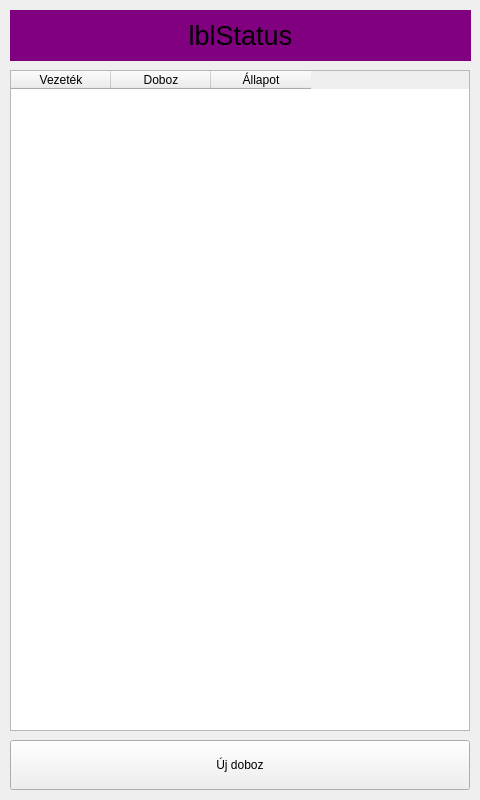
<?xml version="1.0" encoding="UTF-8"?>
<ui version="4.0">
 <class>MainWindow</class>
 <widget class="QMainWindow" name="MainWindow">
  <property name="geometry">
   <rect>
    <x>0</x>
    <y>0</y>
    <width>480</width>
    <height>800</height>
   </rect>
  </property>
  <property name="windowTitle">
   <string>MainWindow</string>
  </property>
  <widget class="QWidget" name="centralwidget">
   <widget class="QTableWidget" name="tableWidget">
    <property name="geometry">
     <rect>
      <x>10</x>
      <y>70</y>
      <width>460</width>
      <height>661</height>
     </rect>
    </property>
    <column>
     <property name="text">
      <string>Vezeték</string>
     </property>
    </column>
    <column>
     <property name="text">
      <string>Doboz</string>
     </property>
    </column>
    <column>
     <property name="text">
      <string>Állapot</string>
     </property>
    </column>
   </widget>
   <widget class="QLabel" name="lblStatus">
    <property name="geometry">
     <rect>
      <x>10</x>
      <y>10</y>
      <width>461</width>
      <height>51</height>
     </rect>
    </property>
    <property name="font">
     <font>
      <pointsize>20</pointsize>mit javí
     </font>
    </property>
    <property name="layoutDirection">
     <enum>LeftToRight</enum>
    </property>
    <property name="styleSheet">
     <string notr="true">background-color: purple;</string>
    </property>
    <property name="text">
     <string>lblStatus</string>
    </property>
    <property name="alignment">
     <set>AlignCenter</set>
    </property>
   </widget>
   <widget class="QPushButton" name="btnNewBox">
    <property name="geometry">
     <rect>
      <x>10</x>
      <y>740</y>
      <width>460</width>
      <height>50</height>
     </rect>
    </property>
    <property name="text">
     <string>Új doboz</string>
    </property>
   </widget>
  </widget>
 </widget>
 <resources/>
 <connections/>
</ui>
